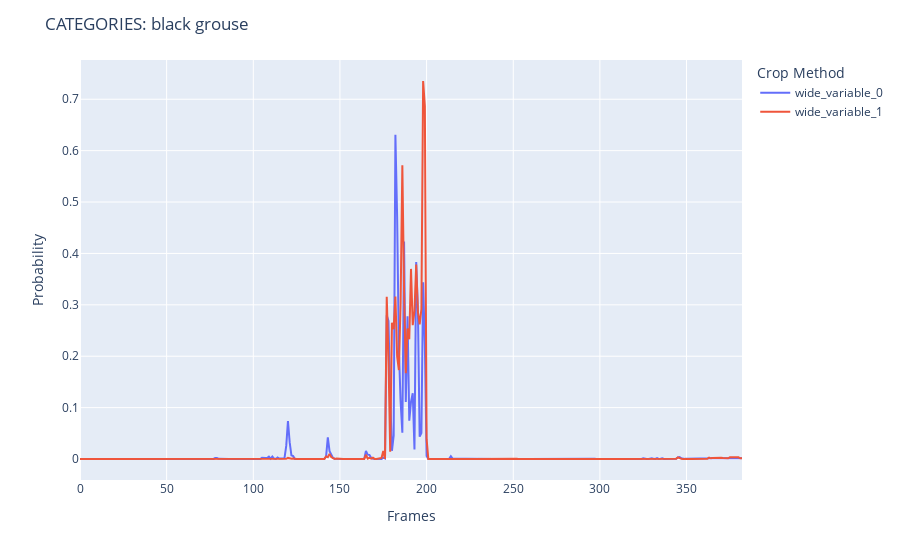
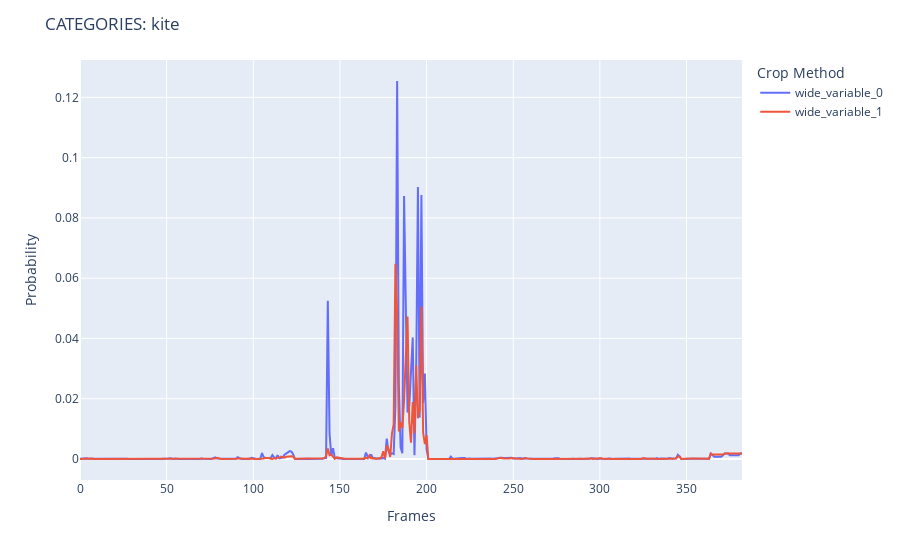
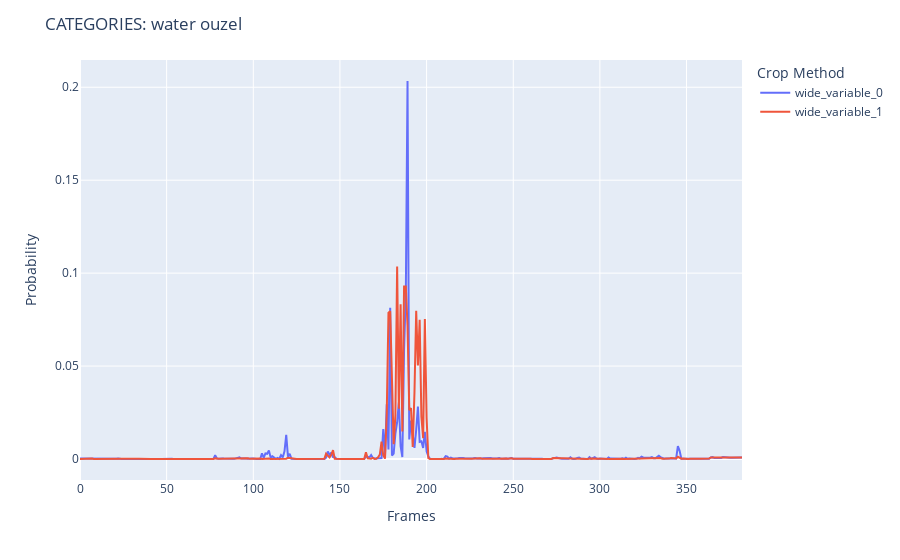
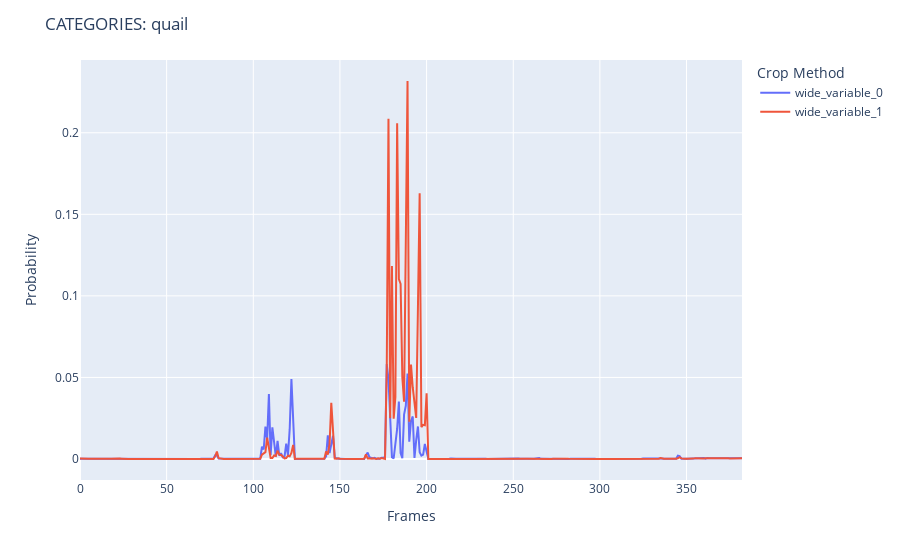

Notebook cell for these charts, in order:
### Code cell
x = np.array(list(range(len(files))))
for i in range(top5_prob.size(0)):

    series1=np.array(probabilities_dataframe[int(top5_catid[i])])
    series2=np.array(probabilities_dataframe2[int(top5_catid[i])])
    fig = px.line(x=x, y=[series1, series2])
    fig.update_layout(
        title="CATEGORIES: "+categories[int(top5_catid[i])],
        xaxis_title="Frames",
        yaxis_title="Probability",
        legend_title="Crop Method",

    )
    fig.show()
    #fig.write_html("C:/Users/Mabon Ninan/Desktop/code/Probabilities/plots/keyframe_"+str(frame_chk)+"_category_"+categories[int(top5_catid[i])]+".html")

### Figure 1 — Plotly figure (JSON) as saved in the notebook; plotly's stock layout.template omitted (floating-point values rounded to 4 significant figures; data arrays with more than 128 entries replaced by an {"elided": "..."} marker saying what was removed)
{"data": [{"hovertemplate": "variable=wide_variable_0<br>x=%{x}<br>value=%{y}<extra></extra>", "legendgroup": "wide_variable_0", "line": {"color": "#636efa", "dash": "solid"}, "marker": {"symbol": "circle"}, "mode": "lines", "name": "wide_variable_0", "orientation": "v", "showlegend": true, "type": "scatter", "x": {"elided": "383 int values"}, "xaxis": "x", "y": {"elided": "383 float values"}, "yaxis": "y"}, {"hovertemplate": "variable=wide_variable_1<br>x=%{x}<br>value=%{y}<extra></extra>", "legendgroup": "wide_variable_1", "line": {"color": "#EF553B", "dash": "solid"}, "marker": {"symbol": "circle"}, "mode": "lines", "name": "wide_variable_1", "orientation": "v", "showlegend": true, "type": "scatter", "x": {"elided": "383 int values"}, "xaxis": "x", "y": {"elided": "383 float values"}, "yaxis": "y"}], "layout": {"legend": {"title": {"text": "Crop Method"}, "tracegroupgap": 0}, "margin": {"t": 60}, "title": {"text": "CATEGORIES: black grouse"}, "xaxis": {"anchor": "y", "domain": [0, 1], "title": {"text": "Frames"}}, "yaxis": {"anchor": "x", "domain": [0, 1], "title": {"text": "Probability"}}}}

### Figure 2 — Plotly figure (JSON) as saved in the notebook; plotly's stock layout.template omitted (floating-point values rounded to 4 significant figures; data arrays with more than 128 entries replaced by an {"elided": "..."} marker saying what was removed)
{"data": [{"hovertemplate": "variable=wide_variable_0<br>x=%{x}<br>value=%{y}<extra></extra>", "legendgroup": "wide_variable_0", "line": {"color": "#636efa", "dash": "solid"}, "marker": {"symbol": "circle"}, "mode": "lines", "name": "wide_variable_0", "orientation": "v", "showlegend": true, "type": "scatter", "x": {"elided": "383 int values"}, "xaxis": "x", "y": {"elided": "383 float values"}, "yaxis": "y"}, {"hovertemplate": "variable=wide_variable_1<br>x=%{x}<br>value=%{y}<extra></extra>", "legendgroup": "wide_variable_1", "line": {"color": "#EF553B", "dash": "solid"}, "marker": {"symbol": "circle"}, "mode": "lines", "name": "wide_variable_1", "orientation": "v", "showlegend": true, "type": "scatter", "x": {"elided": "383 int values"}, "xaxis": "x", "y": {"elided": "383 float values"}, "yaxis": "y"}], "layout": {"legend": {"title": {"text": "Crop Method"}, "tracegroupgap": 0}, "margin": {"t": 60}, "title": {"text": "CATEGORIES: kite"}, "xaxis": {"anchor": "y", "domain": [0, 1], "title": {"text": "Frames"}}, "yaxis": {"anchor": "x", "domain": [0, 1], "title": {"text": "Probability"}}}}

### Figure 3 — Plotly figure (JSON) as saved in the notebook; plotly's stock layout.template omitted (floating-point values rounded to 4 significant figures; data arrays with more than 128 entries replaced by an {"elided": "..."} marker saying what was removed)
{"data": [{"hovertemplate": "variable=wide_variable_0<br>x=%{x}<br>value=%{y}<extra></extra>", "legendgroup": "wide_variable_0", "line": {"color": "#636efa", "dash": "solid"}, "marker": {"symbol": "circle"}, "mode": "lines", "name": "wide_variable_0", "orientation": "v", "showlegend": true, "type": "scatter", "x": {"elided": "383 int values"}, "xaxis": "x", "y": {"elided": "383 float values"}, "yaxis": "y"}, {"hovertemplate": "variable=wide_variable_1<br>x=%{x}<br>value=%{y}<extra></extra>", "legendgroup": "wide_variable_1", "line": {"color": "#EF553B", "dash": "solid"}, "marker": {"symbol": "circle"}, "mode": "lines", "name": "wide_variable_1", "orientation": "v", "showlegend": true, "type": "scatter", "x": {"elided": "383 int values"}, "xaxis": "x", "y": {"elided": "383 float values"}, "yaxis": "y"}], "layout": {"legend": {"title": {"text": "Crop Method"}, "tracegroupgap": 0}, "margin": {"t": 60}, "title": {"text": "CATEGORIES: water ouzel"}, "xaxis": {"anchor": "y", "domain": [0, 1], "title": {"text": "Frames"}}, "yaxis": {"anchor": "x", "domain": [0, 1], "title": {"text": "Probability"}}}}

### Figure 4 — Plotly figure (JSON) as saved in the notebook; plotly's stock layout.template omitted (floating-point values rounded to 4 significant figures; data arrays with more than 128 entries replaced by an {"elided": "..."} marker saying what was removed)
{"data": [{"hovertemplate": "variable=wide_variable_0<br>x=%{x}<br>value=%{y}<extra></extra>", "legendgroup": "wide_variable_0", "line": {"color": "#636efa", "dash": "solid"}, "marker": {"symbol": "circle"}, "mode": "lines", "name": "wide_variable_0", "orientation": "v", "showlegend": true, "type": "scatter", "x": {"elided": "383 int values"}, "xaxis": "x", "y": {"elided": "383 float values"}, "yaxis": "y"}, {"hovertemplate": "variable=wide_variable_1<br>x=%{x}<br>value=%{y}<extra></extra>", "legendgroup": "wide_variable_1", "line": {"color": "#EF553B", "dash": "solid"}, "marker": {"symbol": "circle"}, "mode": "lines", "name": "wide_variable_1", "orientation": "v", "showlegend": true, "type": "scatter", "x": {"elided": "383 int values"}, "xaxis": "x", "y": {"elided": "383 float values"}, "yaxis": "y"}], "layout": {"legend": {"title": {"text": "Crop Method"}, "tracegroupgap": 0}, "margin": {"t": 60}, "title": {"text": "CATEGORIES: quail"}, "xaxis": {"anchor": "y", "domain": [0, 1], "title": {"text": "Frames"}}, "yaxis": {"anchor": "x", "domain": [0, 1], "title": {"text": "Probability"}}}}
